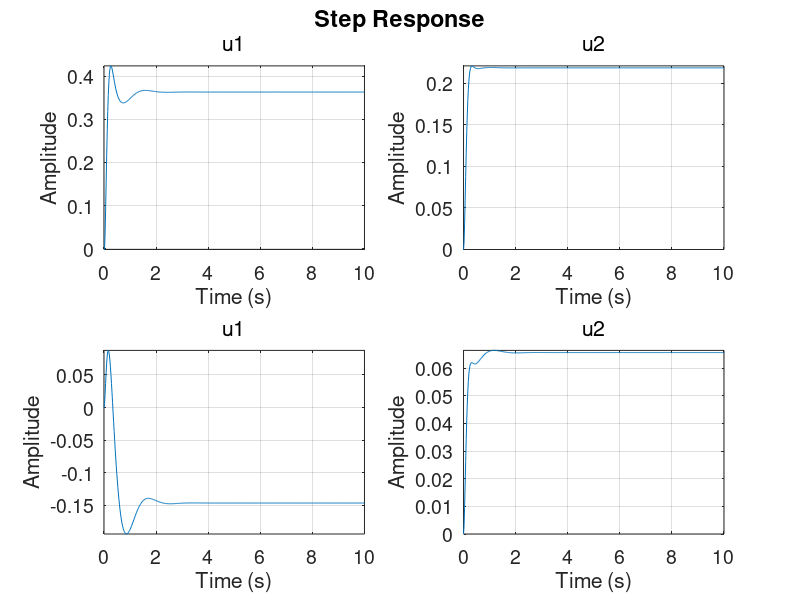

This chart was generated by the following MATLAB code: (Note: this script raises an error after producing the figure.)
% task2_lqr_design.m
% This script performs all steps for Task 2:
% 1. Defines system matrices A, B, C.
% 2. Iteratively designs LQR controllers by adjusting weighting matrices Q and R.
% 3. Simulates and analyzes the performance of each design.

clear; clc; close all;
set(0, 'defaultAxesFontSize', 14); % Affects the scale and labels on the axes
set(0, 'defaultTextFontSize', 14);  % Affects text such as titles, axis labels, legends, etc.

%% Step 1: System Definition
% --- User-specific parameters ---
a = 8; b = 4; c = 0; d = 1;
fprintf('Using parameters: a=%d, b=%d, c=%d, d=%d\n\n', a, b, c, d);

% --- Matrix Definitions (as per your correct version) ---
A = zeros(4, 4);
A(1,1) = -8.8487 + (a - b) / 5; A(1,2) = -0.0399; A(1,3) = -5.5500 + (c * d + 5) / 10; A(1,4) = 3.5846;
A(2,1) = -4.5740; A(2,2) = 2.5010 * (d + 5) / (c + 5); A(2,3) = -4.3662; A(2,4) = -1.1183 - (a - c) / 20;
A(3,1) = 3.7698; A(3,2) = 16.1212 - c / 5; A(3,3) = -18.2103 + (a + d) / (b + 4); A(3,4) = 4.4936;
A(4,1) = -8.5645 - (a - b) / (c + d + 2); A(4,2) = 8.3742; A(4,3) = -4.4331; A(4,4) = -7.7181 * (c + 5) / (b + 5);

B = zeros(4, 2);
B(1,1) = 0.0564 + b / (10 + c); B(1,2) = 0.0319;
B(2,1) = 0.0165 - (c + d - 5) / (1000 + 20 * a); B(2,2) = -0.02;
B(3,1) = 4.4939; B(3,2) = 1.5985 * (a + 10) / (b + 12);
B(4,1) = -1.4269; B(4,2) = -0.2730;

C = zeros(2, 4);
C(1,1) = -3.2988; C(1,2) = -2.1932 + (10 * c + d) / (100 + 5 * a); C(1,3) = 0.0370; C(1,4) = -0.0109;
C(2,1) = 0.2922 - (a * b) / 500; C(2,2) = -2.1506; C(2,3) = -0.0104; C(2,4) = 0.0163;

n = size(A, 1);
x0 = [0.5; -0.1; 0.3; -0.8];
t_sim = 0:0.01:10;

%% Step 2: LQR Design and Iteration
% We will test three different sets of Q and R to discuss their effects.

% --- Design 1: Baseline (Q = C'C, R = I) ---
fprintf('--- LQR Design 1: Baseline ---\n');
Q1 = C' * C;
R1 = eye(2);
K1 = lqr(A, B, Q1, R1);
sys_cl1 = ss(A - B * K1, B, C, 0);
fprintf('K1 (Q=C''C, R=I):\n');
disp(K1);

% --- Design 2: Aggressive Control (Successful Design) ---
fprintf('\n--- LQR Design 2: Aggressive (Successful) ---\n');
Q2 = 100 * (C' * C); % Penalize state error more
R2 = 0.5 * eye(2);  % Allow more control effort
K2 = lqr(A, B, Q2, R2);
sys_cl2 = ss(A - B * K2, B, C, 0);
fprintf('K2 (Q=100*C''C, R=0.5*I):\n');
disp(K2);


%% Step 3: Simulation and Performance Analysis

%% [FIXED] 修复 Figure 1 的布局和标签问题
% --- Figure 1: Step Response for Design 1 (Baseline) ---
figure('Position', [100, 100, 700, 500]); % [left, bottom, width, height]
% 1. 让 step() 自动创建 2x2 布局
step(sys_cl1, 10); 
% 2. 获取 step() 创建的所有 axes 句柄
all_axes = findobj(gcf, 'type', 'axes');
all_axes = flipud(all_axes); % 翻转顺序，使其符合 1,2,3,4
% 3. 循环遍历所有 axes 并设置标签
for i = 1:length(all_axes)
    ax = all_axes(i);
    set(ax, 'YTickMode', 'auto', 'YLimMode', 'auto'); % 强制显示 Y 轴刻度
    xlabel(ax, 'Time (s)');
    ylabel(ax, 'Amplitude');
    grid(ax, 'on');
end
% 4. 添加一个干净的顶部标题
sgtitle('Step Response - Design 1 (Baseline)', 'FontSize', 12);
info1 = stepinfo(sys_cl1);

%% [FIXED] 修复 Figure 2 的布局和标签问题
% --- Figure 2: Step Response for Design 2 (Aggressive) ---
figure('Position', [150, 150, 700, 500]);
% 1. 让 step() 自动创建 2x2 布局
step(sys_cl2, 10); 
% 2. 获取 step() 创建的所有 axes 句柄
all_axes = findobj(gcf, 'type', 'axes');
all_axes = flipud(all_axes); % 翻转顺序
% 3. 循环遍历所有 axes 并设置标签
for i = 1:length(all_axes)
    ax = all_axes(i);
    set(ax, 'YTickMode', 'auto', 'YLimMode', 'auto'); % 强制显示 Y 轴刻度
    xlabel(ax, 'Time (s)');
    ylabel(ax, 'Amplitude');
    grid(ax, 'on');
end
% 4. 添加一个干净的顶部标题
sgtitle('Step Response - Design 2 (Aggressive / Successful)', 'FontSize', 12);
info2 = stepinfo(sys_cl2);


% --- Display Performance Metrics ---
fprintf('\n--- Performance Metrics from Step Response ---\n');
fprintf('Design 1 (Baseline):\n');
fprintf('  Output 1: Overshoot = %.2f%%, SettlingTime = %.3f s\n', info1(1).Overshoot, info1(1).SettlingTime);
fprintf('  Output 2: Overshoot = %.2f%%, SettlingTime = %.3f s\n', info1(2).Overshoot, info1(2).SettlingTime);
fprintf('Design 2 (Aggressive):\n');
fprintf('  Output 1: Overshoot = %.2f%%, SettlingTime = %.3f s\n', info2(1).Overshoot, info2(1).SettlingTime);
fprintf('  Output 2: Overshoot = %.2f%%, SettlingTime = %.3f s\n', info2(2).Overshoot, info2(2).SettlingTime);

% --- Initial Condition Response & Control Effort Comparison ---
[~, ~, x_ic1] = initial(sys_cl1, x0, t_sim);
u_ic1 = -K1 * x_ic1';
[~, ~, x_ic2] = initial(sys_cl2, x0, t_sim);
u_ic2 = -K2 * x_ic2';

% --- Figure 3 (原 Figure 2) 布局为 2x2 ---
figure('Position', [200, 100, 900, 600]); % 调整窗口大小

% --- Design 1 Row ---
subplot(2,2,1); 
plot(t_sim, x_ic1); 
title('State Response - Design 1 (Baseline)'); 
legend('x1','x2','x3','x4', 'Location', 'northeast'); 
grid on;
ylabel('States (x)');

subplot(2,2,2); 
plot(t_sim, u_ic1); 
title('Control Signal - Design 1 (Baseline)'); 
legend('u1','u2', 'Location', 'northeast'); 
grid on;
ylabel('Control Input (u)');

% --- Design 2 Row ---
subplot(2,2,3); 
plot(t_sim, x_ic2); 
title('State Response - Design 2 (Aggressive)'); 
legend('x1','x2','x3','x4', 'Location', 'northeast'); 
grid on;
xlabel('Time (s)');
ylabel('States (x)');

subplot(2,2,4); 
plot(t_sim, u_ic2); 
title('Control Signal - Design 2 (Aggressive)'); 
legend('u1','u2', 'Location', 'northeast'); 
grid on;
xlabel('Time (s)');
ylabel('Control Input (u)');

sgtitle('Initial Condition Response and Control Effort Comparison');
fprintf('\nTask 2 simulation complete. Please analyze the figures.\n');